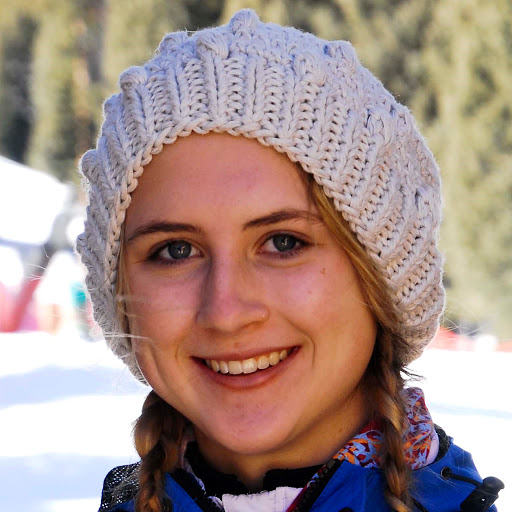
#> input picture images/Alex Doe.jpg, 512 x 512 px
$ python -i main.py   (imports and definitions only)   (older library calls are emulated)
#> lines starting #> are read from the running program, lines starting #| are printed output that depends on the picture
#!/usr/bin/env python2
# -*- coding: utf-8 -*-
"""
Created on Tue Jan 16 08:45:43 2018

@author: tdenton
"""

import json
from contextlib import closing
from PIL import Image
from PIL import ImageFont
from PIL import ImageDraw
import os

# [78 lines left out: functions get_config, set_headers, set_image_one, set_image_two, process_image, not called in this run]
def get_images(im):
    file_names = []
    for root, dirs, files in os.walk(config['images']['path']):
        for filename in files:
            file_names.append(filename)
    for index, _file in enumerate(file_names):
        img = process_image(_file)

        row = index / config['collage_grid']['columns']
        column = index % config['collage_grid']['columns']

        x_pos = int(((config['main']['poster']['width'] / config['collage_grid']['columns']) * column) + config['main']['poster']['margin'])
        y_pos = int(config['collage_grid']['start_y'] + (row * config['images']['height'] * config['images']['width_multiplier']) + (config['images']['padding']*2))
        im.paste(img, (x_pos, y_pos))
    return im

# [9 lines not run here, left out]

>>> import cv2
>>> picture = cv2.imread('images/Alex Doe.jpg', cv2.IMREAD_GRAYSCALE)
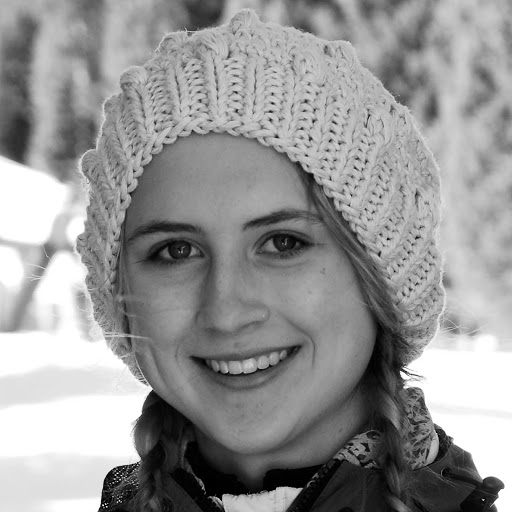
#> picture: shape (512, 512); min 0, max 255, mean 149.8
#> (the run stopped early here; a loop or call above may not have finished)

$ run again, on images/Jill Doe.jpg
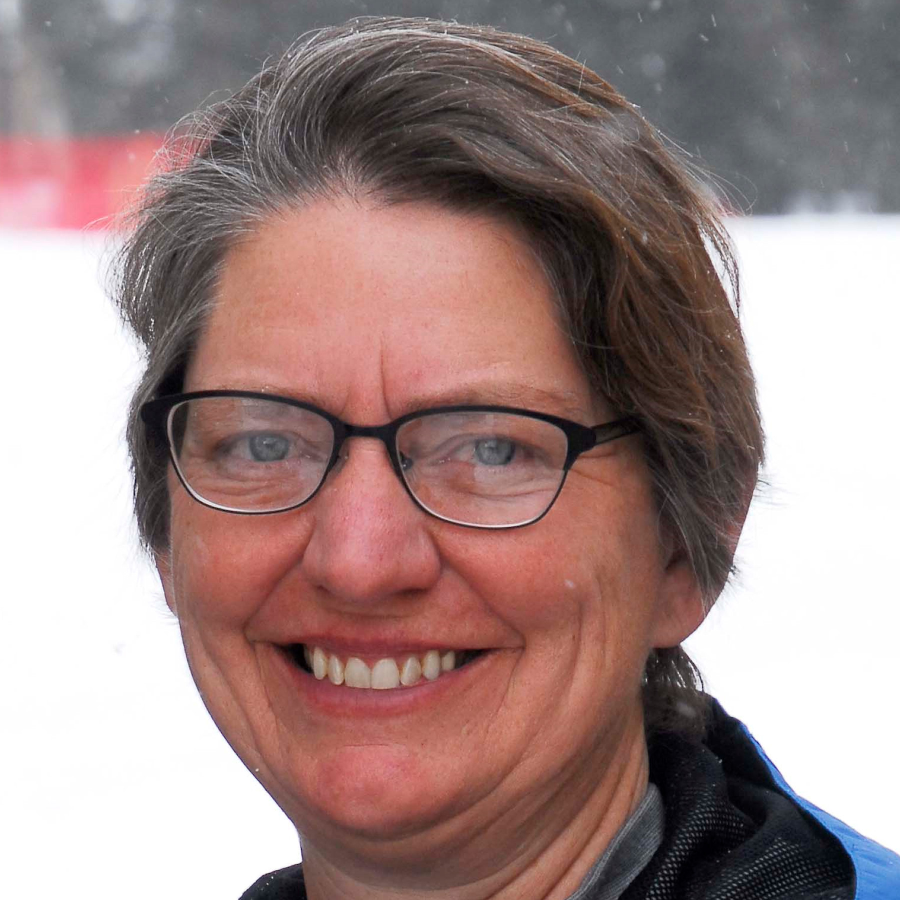
#> input picture images/Jill Doe.jpg, 1800 x 1800 px (shown at 1/2 size)
#> `picture = cv2.imread('images/Alex Doe.jpg', cv2.IMREAD_GRAYSCALE)`:
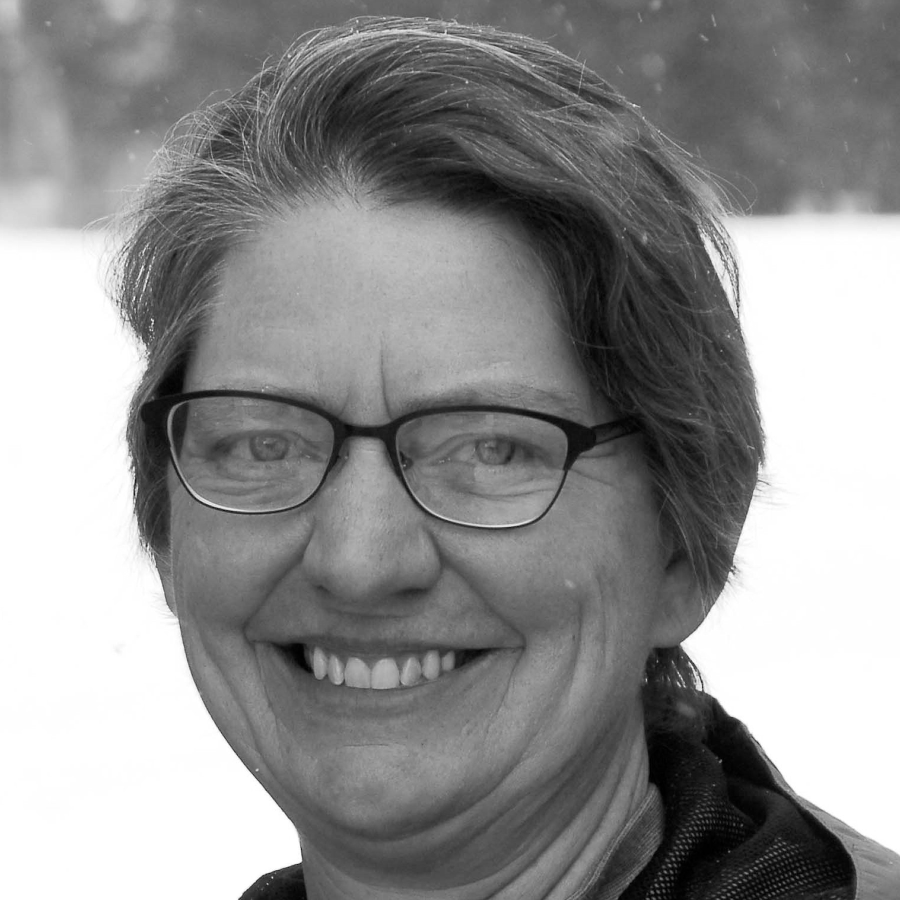
#> picture: shape (1800, 1800) (shown at 1/2 size); min 0, max 255, mean 143.7

$ run again, on images/John Doe.jpg
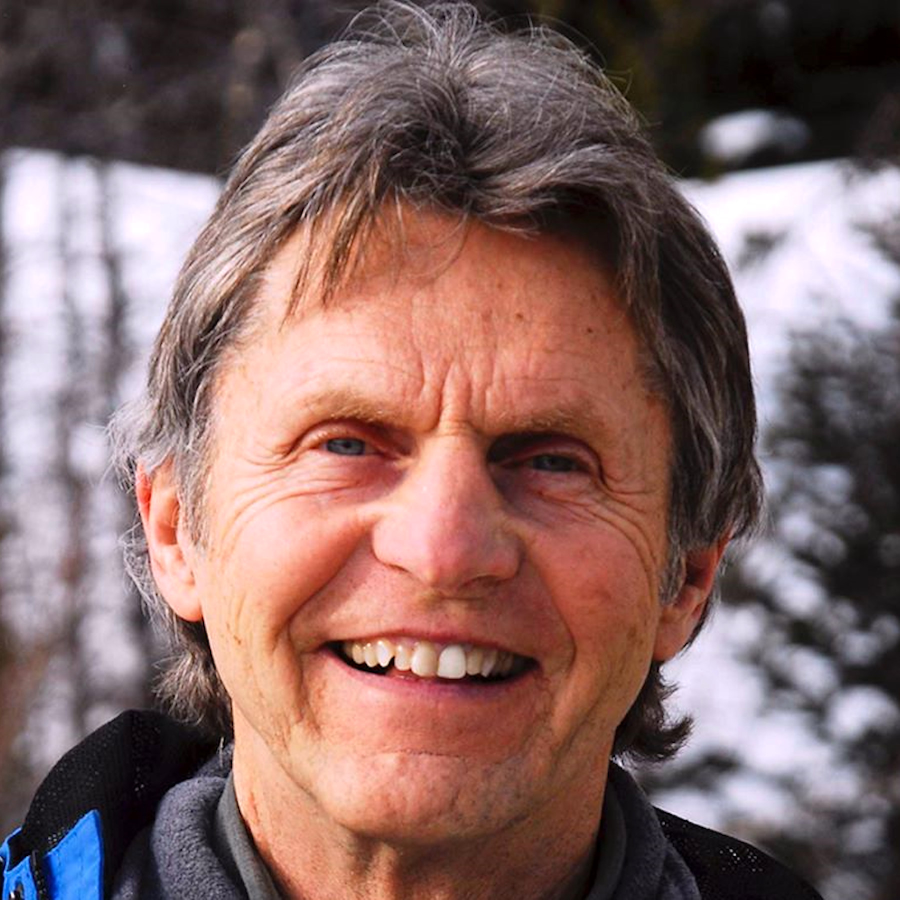
#> input picture images/John Doe.jpg, 1800 x 1800 px (shown at 1/2 size)
#> `picture = cv2.imread('images/Alex Doe.jpg', cv2.IMREAD_GRAYSCALE)`:
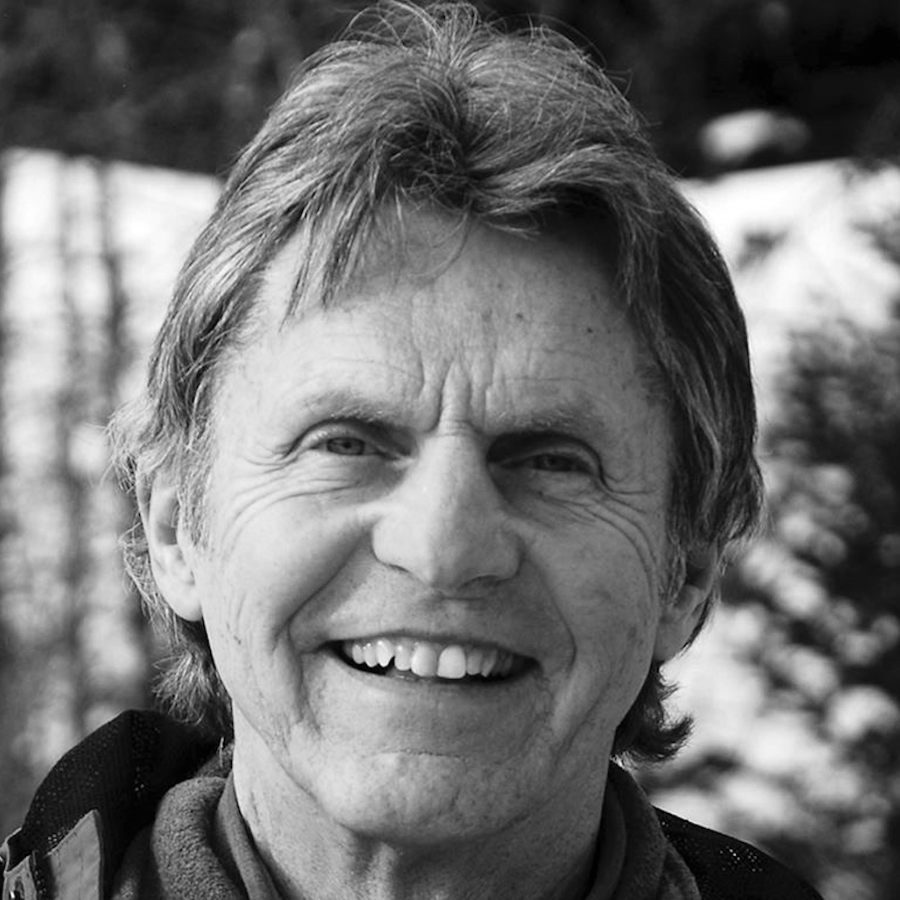
#> picture: shape (1800, 1800) (shown at 1/2 size); min 0, max 255, mean 112.6

$ run again, on images/Suzan Doe.jpg
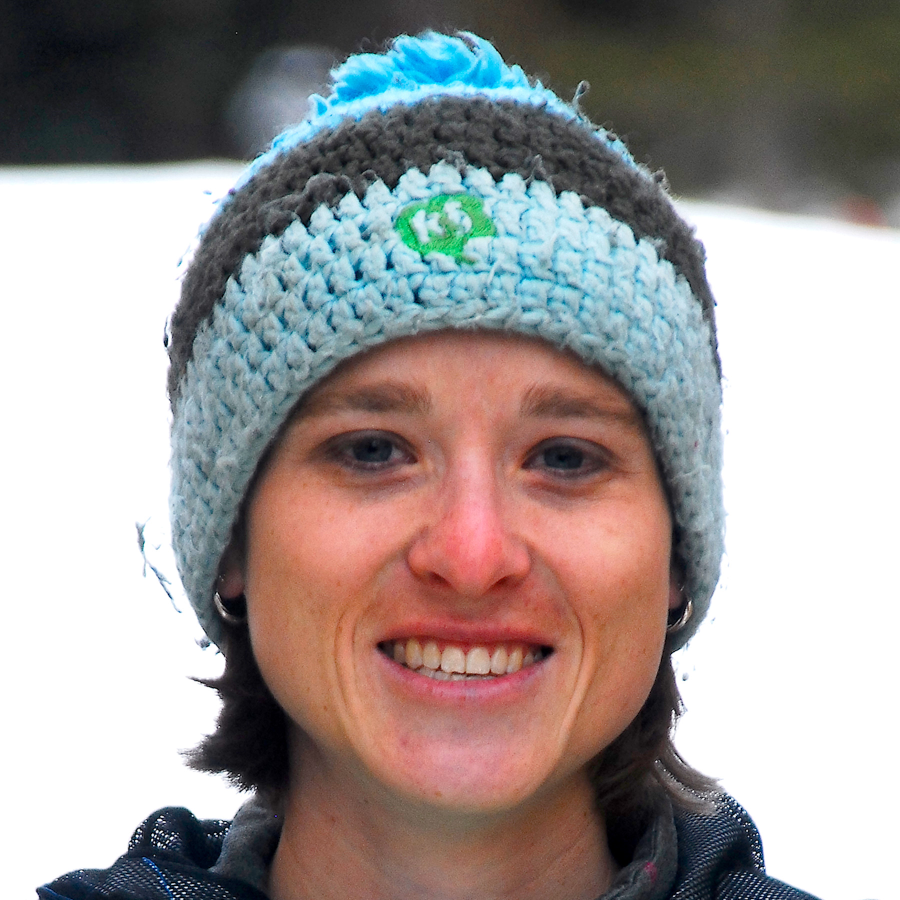
#> input picture images/Suzan Doe.jpg, 1800 x 1800 px (shown at 1/2 size)
#> `picture = cv2.imread('images/Alex Doe.jpg', cv2.IMREAD_GRAYSCALE)`:
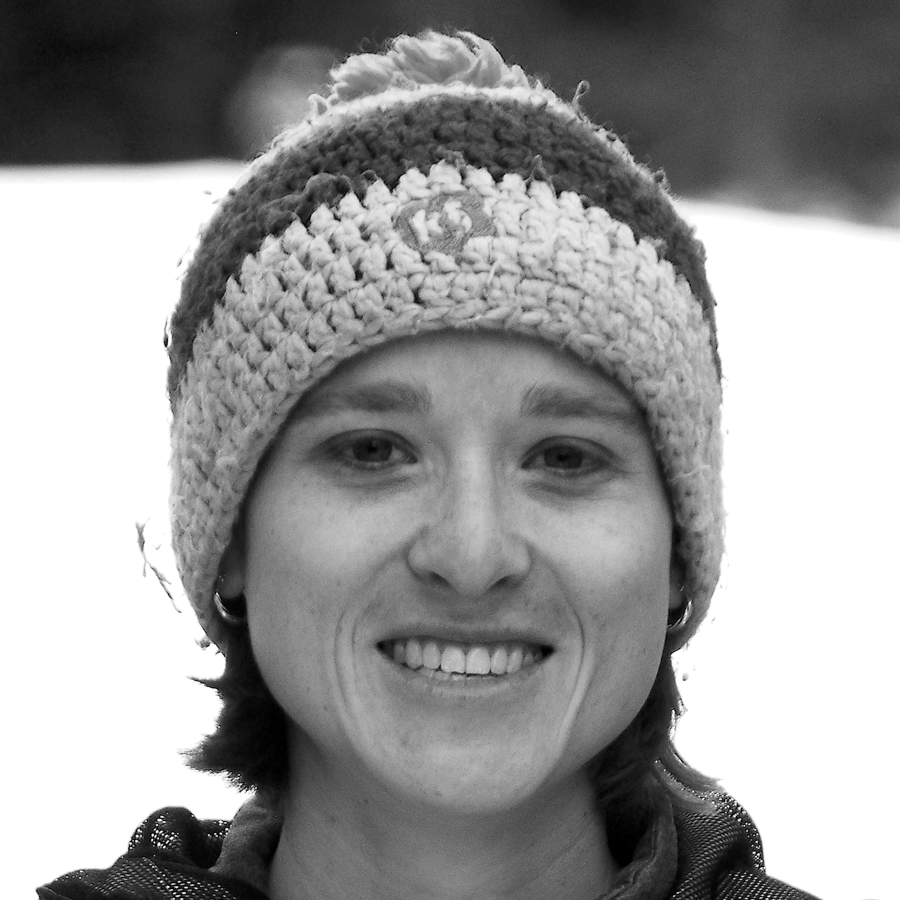
#> picture: shape (1800, 1800) (shown at 1/2 size); min 0, max 255, mean 153.1
